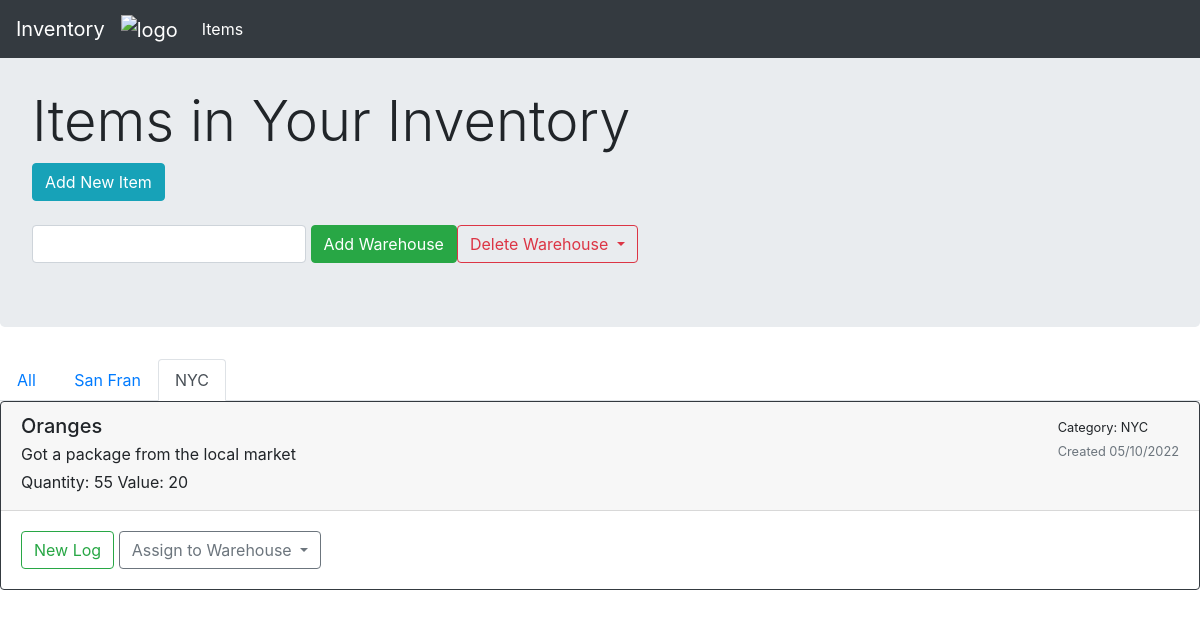
Screenshot of /items/3 with the database file from the repository.
### application/models.py (models this page shows)
class Warehouse(db.Model):
    __tablename__ = "warehouses"
    id = db.Column(db.Integer, primary_key=True)
    name = db.Column(db.String(80), index=True, unique=False, nullable=False)
    address = db.Column(db.Text, index=False, unique=False, nullable=True)

class Item(db.Model):
    __tablename__ = "items"
    id = db.Column(db.Integer, primary_key=True)
    name = db.Column(db.String(80), index=True, unique=False, nullable=False)
    amount = db.Column(db.Integer, index=False, unique=False, nullable=False)
    value = db.Column(db.Integer, index=False, unique=False, nullable=False)
    notes = db.Column(db.Text, index=False, unique=False, nullable=True)
    date_created = db.Column(db.DateTime, index=False, unique=False, nullable=False)
    warehouse_id = db.Column(db.Integer, ForeignKey('warehouses.id'), nullable=True)
    warehouse = relationship("Warehouse", backref="items", foreign_keys=[warehouse_id])

### application/routes.py (the view)
@main_bp.route("/items/<int:warehouse_id>", methods=['GET'])
def items_by_warehouse(warehouse_id):
    all_items = Item.query.all()
    selected_items = []
    for item in all_items:
        if item.warehouse_id == warehouse_id:
            selected_items.append(item)
    warehouses = Warehouse.query.all()
    return render_template("curr_warehouse.html", items=selected_items, warehouses=warehouses, curr_house=warehouse_id)

### application/templates/curr_warehouse.html (shortened to what this page needs)
{% extends 'layout.html' %}
{% block content %}
<div class="jumbotron">
    <br>
    <h1 class="display-4">Items in Your Inventory</h1>
    <a href="{{url_for('main_bp.create_item')}}" class="btn btn-info" role="button">Add New Item</a>
    <br>
    <br>
    <div class="form-inline">
        <form action="{{url_for('main_bp.create_warehouse')}}" method="POST">
          <input type="text" class="form-control" id="name"  name="name" required>
          <button type="submit" class="btn btn-success">Add Warehouse</button>
        </form>
        <button class="btn btn-outline-danger dropdown-toggle" type="button" id="dropdownMenuButton" data-toggle="dropdown" aria-haspopup="true" aria-expanded="false">
            Delete Warehouse
          </button>
    </div>
</div>
<ul class="nav nav-tabs">
  <li class="nav-item"> <a class="nav-link" href="{{url_for('main_bp.items')}}">All&nbsp;</a> </li>
  {% for house in warehouses %}
      {% if house.id == curr_house %}
          <li class="nav-item"> <a class="nav-link active" href="#">{{house.name}}</a> </li>
      {% else %}
          <li class="nav-item"> <a class="nav-link" href="{{url_for('main_bp.items_by_warehouse', warehouse_id=house.id)}}">{{house.name}}</a> </li>
      {% endif %}
  {% endfor %}
  <div class="btn-toolbar" role="toolbar">
  </div>
</ul>
<div class="card text-left border-dark mb-3">
{% for item in items|reverse %}
  <div class="card-header position-sticky justify-content-between">
      <div class="float-right">
      <small>Category: {{item.warehouse.name}}</small> <br>
      <small class="text-muted">Created {{ item.date_created.strftime("%m/%d/%Y") }}</small>
      </div>
      <h5 class="mb-1">{{ item.name }}</h5>
      <p class="mb-1"> {{ item.notes }} </p>
      <p class="mb-1"> Quantity: {{ item.amount }} Value: {{ item.value }}</p>
  </div>
  <div class="card-body">
  <div class="end">
  <button class="btn btn-outline-success" type="button" data-toggle="collapse" area-expanded="false" data-target={{"#log" + loop.index|string}}>New Log</button>
  <button class="btn btn-outline-secondary dropdown-toggle" type="button" id="dropdownMenuButton" data-toggle="dropdown" aria-haspopup="true" aria-expanded="false">
    Assign to Warehouse
  </button>
    </div>
    </div>
{% endfor %}
</div>
{% endblock %}

### rows the page displays
Warehouse: name "San Fran"
Warehouse: name "NYC"
Item: warehouse.name "NYC", date_created "05/10/2022", name "Oranges", notes "Got a package from the local market", amount "55", value "20"
